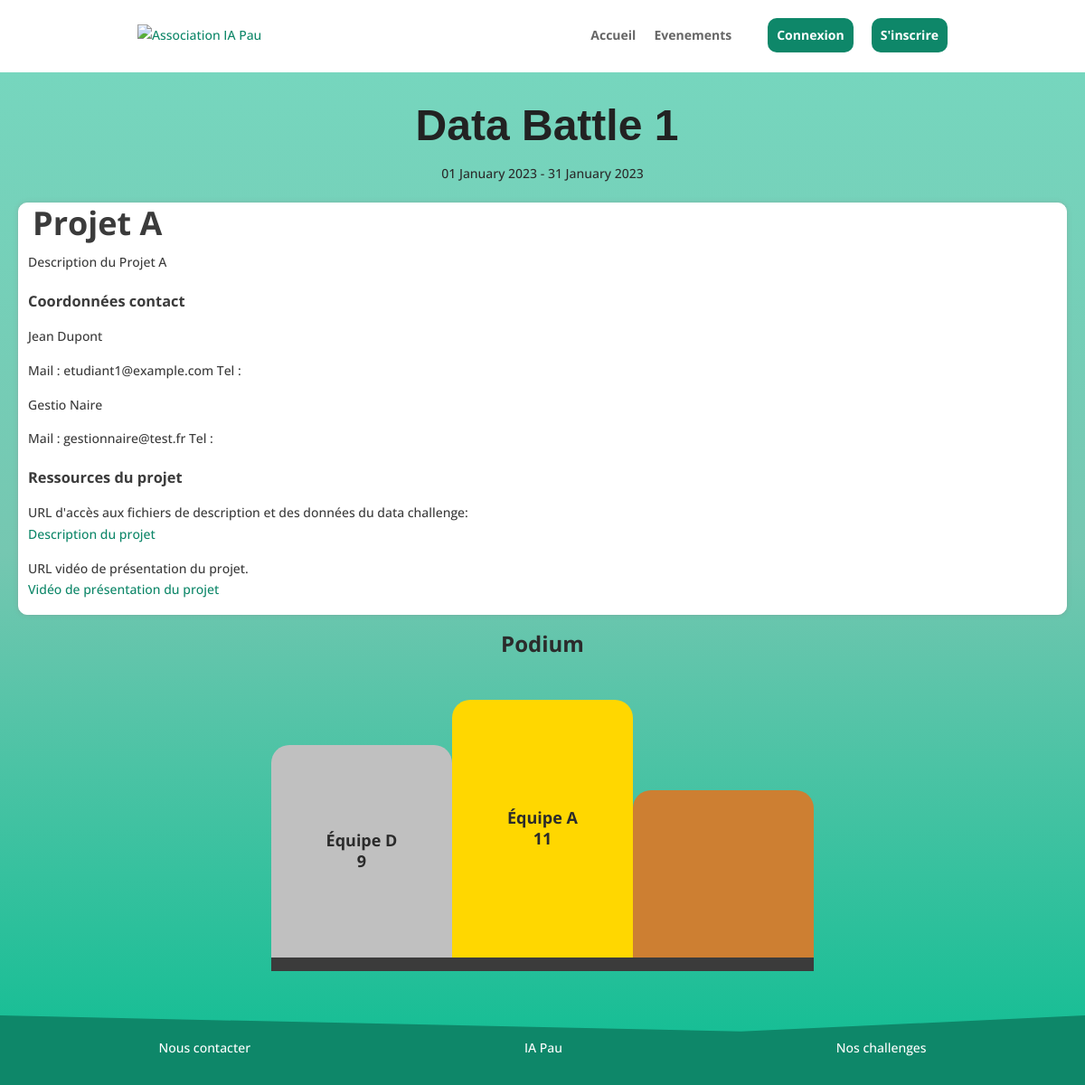
The app's page /?page=dataBattle&battle=1 with its own data.
### tables this page shows
CREATE TABLE Evenement(
    idEvenement int AUTO_INCREMENT,
    nomEvenement varchar(64) NOT NULL,
    dateDebut date,
    dateFin date,
    descriptionEvent varchar(264),
    imageEvent varchar(1024),
    typeEvenement varchar(30),
    PRIMARY KEY (idEvenement),
    CONSTRAINT check_typeEvenement CHECK (typeEvenement IN ('dataBattle', 'dataChallenge'))
);

CREATE TABLE ProjetData(
    idProjetData int NOT NULL AUTO_INCREMENT,
    idEvenement int NOT NULL,
  
    nomProjet varchar(512) NOT NULL,
    description varchar(1024),
    image varchar(1024),
    urlFichier varchar(1024),
    urlVideo varchar(1024),
    conseil varchar(1024),
    consigne varchar(1024),
    PRIMARY KEY (idProjetData),
    FOREIGN KEY (idEvenement) REFERENCES Evenement(idEvenement) ON DELETE CASCADE
 
);

CREATE TABLE Utilisateur(
    idUtilisateur int NOT NULL AUTO_INCREMENT,
    email varchar(64) NOT NULL,
    motDePasse varchar(255) NOT NULL,
    type varchar(30) NOT NULL,
    nomUtilisateur varchar(30) NOT NULL,
    prenomUtilisateur varchar(30) NOT NULL,
    numeroTel char(10) NOT NULL,
    niveauEtude varchar(2),
    ecole varchar(30),
    ville varchar(30),
    nomEntreprise varchar(30),
    dateDebutUtilisateur date,
    dateFinUtilisateur date,
    PRIMARY KEY (idUtilisateur),
 
    UNIQUE (email),
    CONSTRAINT check_numerotel CHECK (numeroTel REGEXP '^[0-9]{10}$'),
    CONSTRAINT check_niveauEtude CHECK (niveauEtude IN ('','L1', 'L2', 'L3', 'M1', 'M2', 'D')),
    CONSTRAINT check_type CHECK (type IN ('Etudiant', 'Gestionnaire', 'Administrateur'))
);

### action/bdd.php (called while the page is built, shortened)
<?php
require_once('database_login.php');
function connect()
{
    $connexion = null;
    global $username;
    global $password;
    global $bddname;
    global $port;
    try {
        $connexion = new PDO(
            'mysql:host=localhost;dbname=' . $bddname . ';charset=utf8' . ';port=' . $port,
            $username,
            $password
        );
    } catch (Exception $e) {
        die('Erreur : ' . $e->getMessage());
    }
    return $connexion;
}
function getPodium($idEvenement)
{
    try {
        $conn = connect();
        $sqlQuery = "SELECT Equipe.nomEquipe, SUM(Reponse.note) AS totalNotes
                FROM Equipe
                INNER JOIN Reponse ON Equipe.idEquipe = Reponse.idEquipe
                INNER JOIN Question ON Reponse.idQuestion = Question.idQuestion
                INNER JOIN Questionnaire ON Question.idQuestionnaire = Questionnaire.idQuestionnaire
                WHERE Questionnaire.idDataBattle = :idEvenement
                GROUP BY Equipe.nomEquipe
                ORDER BY totalNotes DESC";
        $statement = $conn->prepare($sqlQuery);
        $statement->bindParam(':idEvenement', $idEvenement);
        $statement->execute();
        $result = $statement->fetchAll();
        return $result;
    } catch (Exception $e) {
        die('Erreur : ' . $e->getMessage());
    }
}
function getEvenementbyID($id)
{
    try {
        $conn = connect();
        $sqlQuery = "SELECT idEvenement, nomEvenement, DATE_FORMAT(dateDebut, '%d %M %Y') AS dateD, DATE_FORMAT(dateFin, '%d %M %Y') AS dateF, descriptionEvent, imageEvent FROM Evenement WHERE idEvenement = :id";
        $statement = $conn->prepare($sqlQuery);
        $statement->bindParam(':id', $id);
        $statement->execute();
        $result = $statement->fetch();
        return $result;
    } catch (Exception $e) {
        die('Erreur : ' . $e->getMessage());
    }
}
    function getProjetData($idEvenement){
        try{
            $conn = connect();
            $sqlQuery = "SELECT * FROM ProjetData
                        WHERE idEvenement LIKE :idEvenement";
            $statement = $conn->prepare($sqlQuery);
            $statement->bindParam(':idEvenement', $idEvenement);
            $statement->execute();
            $result = $statement->fetchAll();
            return $result;
        }
        catch(Exception $e){
            die('Erreur : '.$e->getMessage());
        }
    }
function getSuperviseur($equipe)
{
    try {
        $conn = connect();
        $sqlQuery = "SELECT Utilisateur.prenomUtilisateur, Utilisateur.nomUtilisateur, Utilisateur.email FROM Utilisateur
                        INNER JOIN Superviser ON Utilisateur.idUtilisateur = Superviser.idGestionnaire
                        INNER JOIN ProjetData ON Superviser.idProjetData = ProjetData.idProjetData
                        WHERE ProjetData.nomProjet = :equipe;";
        $statement = $conn->prepare($sqlQuery);
        $statement->bindParam(':equipe', $equipe);
        $statement->execute();
        $result = $statement->fetchAll();
        return $result;
    } catch (Exception $e) {
        die('Erreur : ' . $e->getMessage());
    }
}
?>

### pages/dataBattle.php (the view, shortened to what this page needs)
<link rel="stylesheet" href="styles/component/evenements.css" />
<div class="data-event">
<?php
    if(isset($_GET['battle'])){
        $id = $_GET['battle'];
    }
    else {
        echo "Bad request ";
        exit();
    }
    $battle = getEvenementbyID($id);
    $projet = getProjetData($id);
    $gestionnaires = getSuperviseur($projet[0]['nomProjet']);
    $podium = getPodium($id);
    echo '<h1 class="data-name">'. $battle['nomEvenement'] . '</h1>';
    echo '<p class="date">'. $battle['dateD'].' - '.$battle['dateF'].'</p>';
    echo '  <div class=projet>';
    echo '      <div class = "en-tete">';
    echo '          <div class = "desc">';
    echo '              <div class = "title-projet">';
    echo '                  <h2>'. $projet[0]['nomProjet'] . '</h2>';
    echo '              </div>';
    echo '              <div class = "description">';
    echo                    $projet[0]['description'];
    echo '              </div>';
    echo '          </div>';
    echo '      </div>';
    echo '      <div class="contact-projet">';
    echo '          <h3> Coordonnées contact </h3>';
    foreach ($gestionnaires as $gestionnaire){
        echo '      <div class = "contact-gestionnaire">';
        echo '          <p>'.$gestionnaire['prenomUtilisateur'].' ' . $gestionnaire['nomUtilisateur'].'</p>';
        echo '          <p> Mail : ' .$gestionnaire['email'] .' Tel :'. $gestionnaire['numeroTel'] .'</p>';
        echo '      </div>';
    }
    echo '      </div>';
    echo '      <div class="ressources-projet">';
    echo '          <h3> Ressources du projet </h3>';
    echo '          <p>URL d\'accès aux fichiers de description et des données du data challenge: </p>';
    echo '          <a href ='.$projet[0]['urlFichier'].'>Description du projet</a>';
    echo '          <p>URL vidéo de présentation du projet.</p>';
    echo '          <a href ='.$projet[0]['urlVideo'].'>Vidéo de présentation du projet</a>';
    echo '      </div>';
    echo '  </div>';
    echo '
            <h3 id=podium-title> Podium </h3>
            <div id="podium">
                <div id="deuxieme">
                    <p>'. $podium[1]['nomEquipe'] .'</p>
                    <p>'. $podium[1]['totalNotes'] .'</p>
                </div>
                <div id="premier">
                    <p>'. $podium[0]['nomEquipe'] .'</p>
                    <p>'. $podium[0]['totalNotes'] .'</p>
                </div>
                <div id="troisieme">
                    <p>'. $podium[2]['nomEquipe'] .'</p>
                    <p>'. $podium[2]['totalNotes'] .'</p>
                </div>
            </div>
            ';
?>
</div>

### styles/global.css (style rules this page uses)
body { position: relative; margin: 0; padding-bottom: 6rem; min-height: 100%; font-family: Open Sans,Arial,sans-serif; font-size: 14px; color: #2b2b2b; line-height: 1.7em; font-weight: 500; background-color: rgb(255, 255, 255); }
html { height: 100%; box-sizing: border-box; }
*, *:before, *:after { box-sizing: inherit; }
#content h1 { margin-top: 30px; margin-left: 10px; font-family: 'Ubuntu',Helvetica,Arial,Lucida,sans-serif; font-weight: 700; font-size: 48px; color: #192231; line-height: 1.2em; }

### styles/component/accueil.css (style rules this page uses)
p { margin-bottom: 0; }

### styles/component/evenements.css (style rules this page uses)
.data-event { padding-bottom: 50px; margin-bottom: -40px; background-image: linear-gradient(180deg,#76d6be 0%,#75c7b1 50%,#17be95 100%); background-color: #17be95; min-height: 900px; }
.data-name { padding-top: 30px; display: flex; justify-content: center; color: #222222 !important; }
.date { display: flex; justify-content: center; margin-bottom: 20px; margin-top: -20px; }
.projet { margin: 20px; border: 1px solid #ffffff; box-shadow: 0 0 5px rgba(134, 134, 134, 0.4); border-radius: 10px; padding: 10px; color: #3b3b3b; background-color: rgb(255, 255, 255); }
.en-tete { display: flex; align-items: flex-start; justify-content: flex-start; }
.title-projet { margin-bottom: 20px; text-align: center; font-size: x-large; }
.contact-projet { margin-top: 20px; }
.contact-gestionnaire { margin-bottom: 10px; }
.ressources-projet { margin-top: 20px; }
h2, h3 { margin: 0; }
a { color: #0e8769; text-decoration: none; display: block; margin-bottom: 5px; }
#podium { display: flex; align-items: flex-end; justify-content: center; }
#podium-title { display: flex; justify-content: center; margin-bottom: 50px; font-size: 24px; }
#premier, #deuxieme, #troisieme { width: 200px; height: 300px; background-color: #f5f5f5; margin-bottom: 20px; display: flex; justify-content: center; align-items: center; flex-direction: column; border-radius: 20px 20px 0 0; border-bottom: 15px solid #3b3b3b; }
#premier { height: 300px; background-color: gold; }
#deuxieme { height: 250px; background-color: silver; }
#troisieme { height: 200px; background-color: #cd7f32; }
#premier p, #deuxieme p, #troisieme p { font-size: 18px; font-weight: bold; text-align: center; margin: 0; }

### records on screen
evenement: nomEvenement "Data Battle 1"
projetdata: nomProjet "Projet A", description "Description du Projet A"
utilisateur: prenomUtilisateur "Jean", nomUtilisateur "Dupont", email "etudiant1@example.com"
utilisateur: prenomUtilisateur "Gestio", nomUtilisateur "Naire", email "gestionnaire@test.fr"

### other values on screen
$battle['dateD'] "01 January 2023"
$battle['dateF'] "31 January 2023"
$podium[1]['nomEquipe'] "Équipe D"
$podium[1]['totalNotes'] "9"
$podium[0]['nomEquipe'] "Équipe A"
$podium[0]['totalNotes'] "11"
